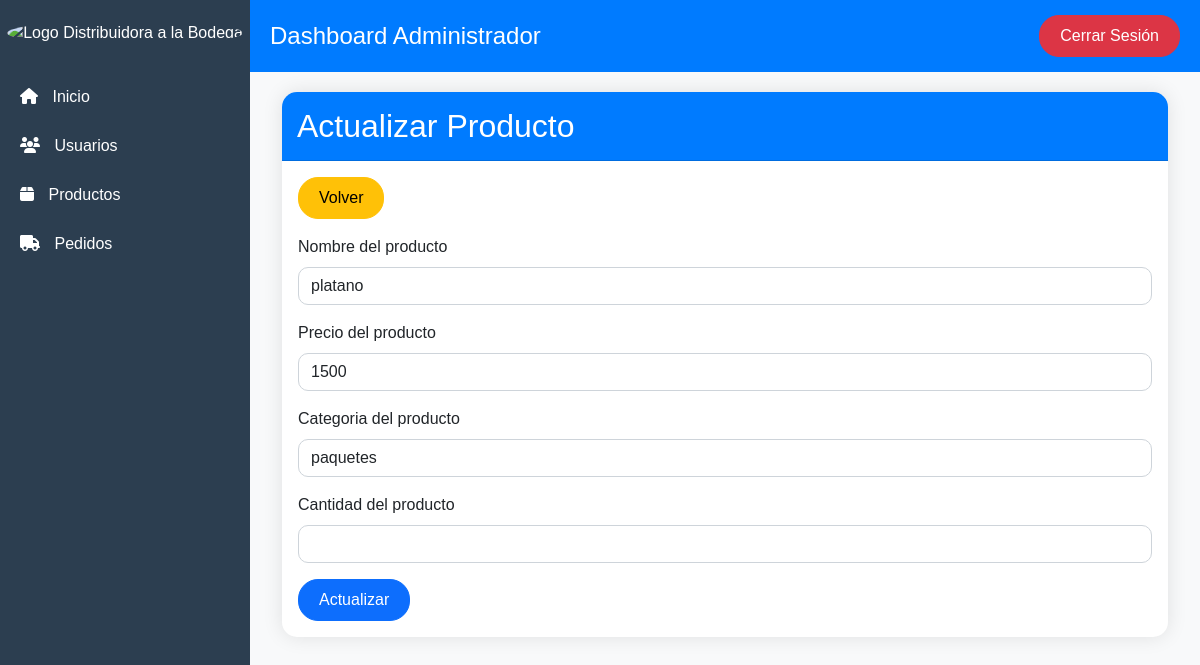
Page /CRUD/productosadm/actualizar_producto.php?id=3 on the committed database.
### tables this page shows
CREATE TABLE Producto (
    id_Producto INT AUTO_INCREMENT PRIMARY KEY, 
    descrip_Producto VARCHAR(100) NOT NULL,
    precio_Producto DOUBLE NOT NULL, 
    categoria_Producto VARCHAR(40) NOT NULL,
    estado_Producto VARCHAR(30) NOT NULL 
);

### CRUD/productosadm/actualizar_producto.php (the view, shortened to what this page needs)
<!DOCTYPE html>
<html lang="es">
<head>
    <link href="https://cdn.jsdelivr.net/npm/bootstrap@5.1.3/dist/css/bootstrap.min.css" rel="stylesheet">
    <link rel="stylesheet" href="https://cdnjs.cloudflare.com/ajax/libs/font-awesome/6.4.0/css/all.min.css">
</head>
<body>
    <div class="dashboard">
        <aside class="sidebar">
            <div class="logo">
                <img src="/placeholder.svg?height=120&width=120" alt="Logo Distribuidora a la Bodega">
            </div>
            <nav class="nav flex-column">
                <a class="nav-link" href="../../admnpag/index_admin.php"><i class="fas fa-home"></i> Inicio</a>
                <a class="nav-link" href="../crudadm.php"><i class="fas fa-users"></i> Usuarios</a>
                <a class="nav-link active" href="lista_productos.php"><i class="fas fa-box"></i> Productos</a>
                <a class="nav-link" href="../pedido/listar_pedidos.php"><i class="fas fa-truck"></i> Pedidos</a>
            </nav>
        </aside>
        <main class="main-content">
            <header class="header">
                <h1>Dashboard Administrador</h1>
                <button class="btn btn-danger" onclick="cerrarSesion()">Cerrar Sesión</button>
            </header>
            <div class="content">
                <div class="container">
                    <div class="card">
                        <div class="card-header">
                            <h2 class="mb-0">Actualizar Producto</h2>
                        </div>
                        <div class="card-body">
                            <a href="lista_productos.php" class="btn btn-warning mb-3">Volver</a>
                            <form method="POST">
                                <?php
                                include "../../PHP/conexion_be.php";
                                $id = $_GET["id"];
                                $sql = $conexion->query("SELECT * FROM producto WHERE id_Producto = $id");
                                while($data = $sql->fetch_object()) { ?>
                                    <div class="mb-3">
                                        <label class="form-label">Nombre del producto</label>
                                        <input type="text" class="form-control" name="descrip_Producto" value="<?= $data->descrip_Producto ?>">
                                    </div>
                                    <div class="mb-3">
                                        <label class="form-label">Precio del producto</label>
                                        <input type="text" class="form-control" name="precio_Producto" value="<?= $data->precio_Producto ?>">
                                    </div>
                                    <div class="mb-3">
                                        <label class="form-label">Categoria del producto</label>
                                        <input type="text" class="form-control" name="categoria_Producto" value="<?= $data->categoria_Producto ?>">
                                    </div>
                                    <div class="mb-3">
                                        <label class="form-label">Cantidad del producto</label>
                                        <input type="text" class="form-control" name="cantidad_Prod" value="<?= $data->cantidad_Prod ?>">
                                    </div>
                                <?php
                                }
                                ?>
                                <button type="submit" class="btn btn-primary" name="actualizar" value="val-actualizar">Actualizar</button>
                            </form>
                        </div>
                    </div>
                </div>
            </div>
        </main>
    </div>
</body>
</html>

### CRUD/productosadm/actualizar_producto.php (style rules this page uses)
body { font-family: 'Arial', sans-serif; background-color: #f8f9fa; }
.dashboard { display: flex; min-height: 100vh; }
.sidebar { width: 250px; background-color: #2c3e50; color: white; padding-top: 20px; }
.sidebar .logo { text-align: center; margin-bottom: 30px; }
.sidebar .logo img { width: 120px; border-radius: 50%; }
.sidebar .nav-link { color: white; padding: 10px 20px; margin-bottom: 5px; }
.sidebar .nav-link i { margin-right: 10px; }
.main-content { flex-grow: 1; display: flex; flex-direction: column; }
.header { background-color: #007bff; color: white; padding: 15px 20px; display: flex; justify-content: space-between; align-items: center; }
.header h1 { margin: 0; font-size: 24px; }
.content { padding: 20px; flex-grow: 1; }
.card { border: none; border-radius: 15px; box-shadow: 0 0 20px rgba(0,0,0,0.1); }
.card-header { background-color: #007bff; color: white; border-radius: 15px 15px 0 0 !important; padding: 15px; }
.btn-success, .btn-warning, .btn-danger, .btn-primary { border-radius: 20px; padding: 8px 20px; }
.form-control { border-radius: 10px; }

### rows in the picture
producto: descrip_Producto "platano", precio_Producto "1500", categoria_Producto "paquetes"
